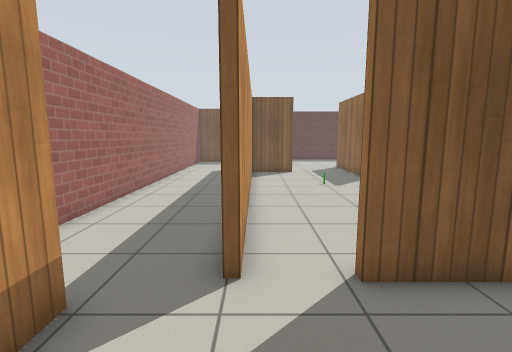
View 1 (above)

16 first-person views from a walk through a Gazebo world. The camera is 1.2 m above the floor, tilts 8° down and sees 85° across. The floor is counted in squares, 0.5 m on a side. Each view is taken from the middle of a square. On the plan, view 1 faces up. The plan holds only what a view shows up to about 18 squares ahead; the rest is blank. Robots are left out. Gazebo's built-in surfaces are drawn with simple patterns.

View 2
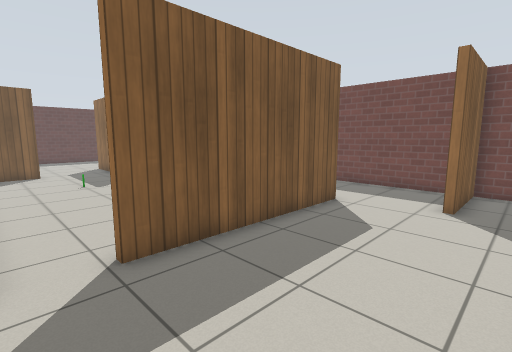

View 3
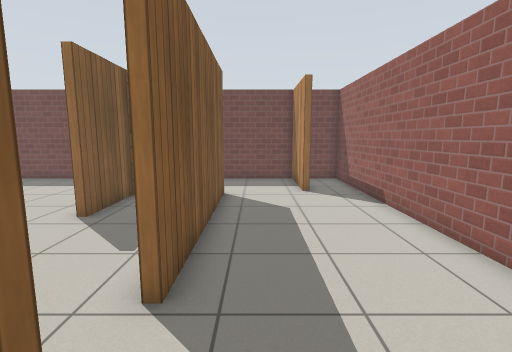

View 4
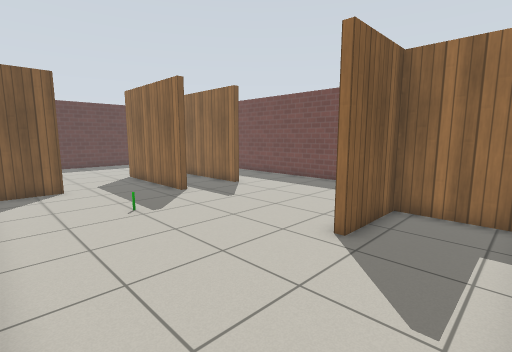

View 5
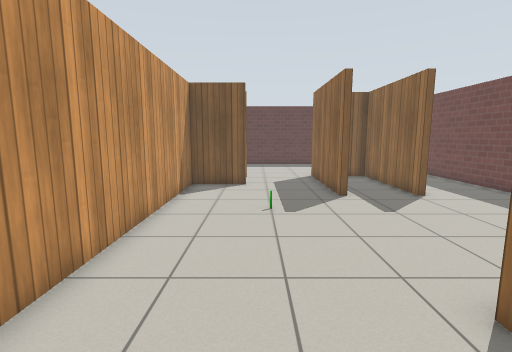

View 6
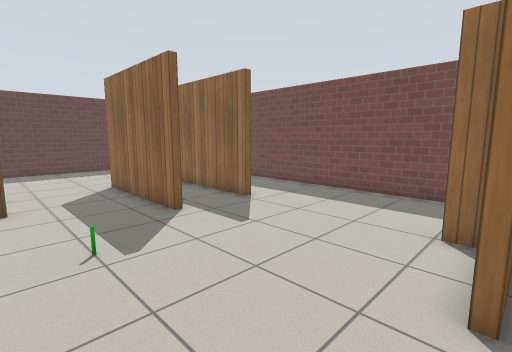

View 7
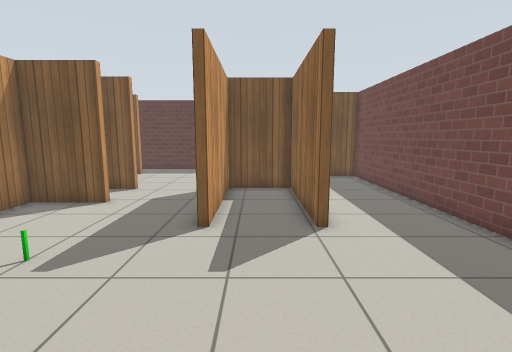

View 8
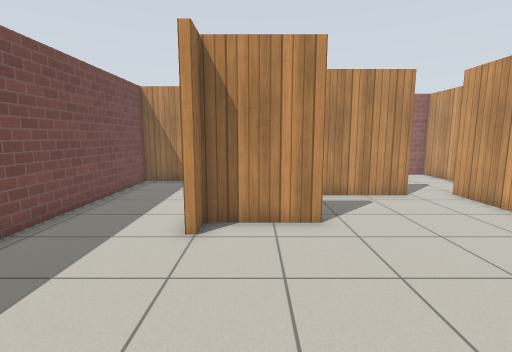

View 9
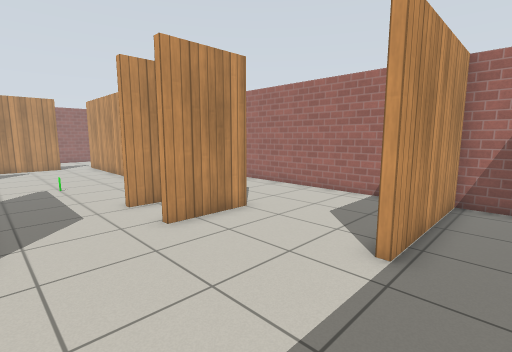

View 10
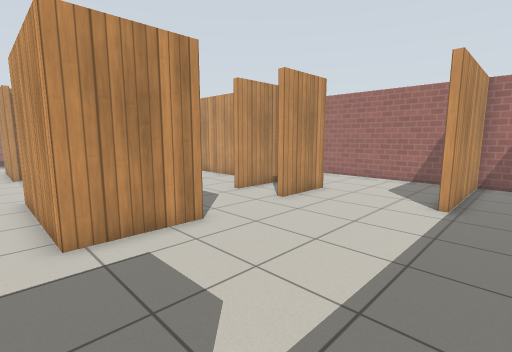

View 11
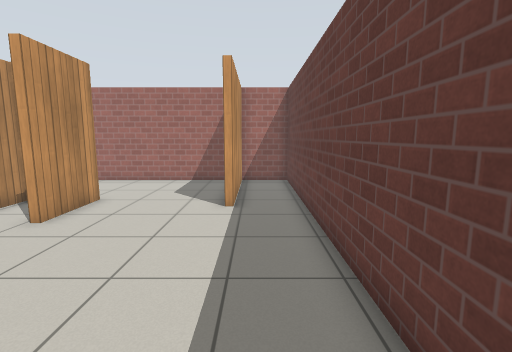

View 12
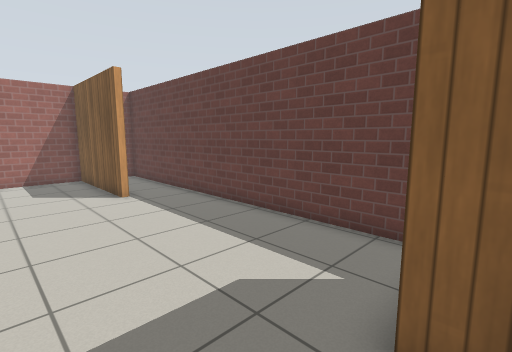

View 13
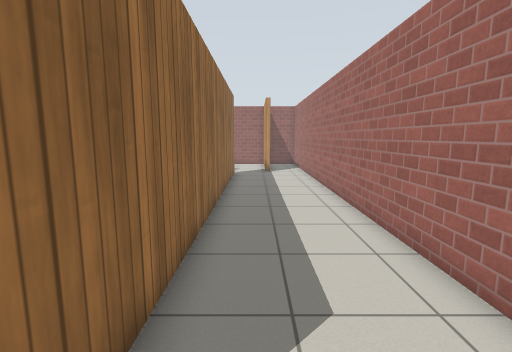

View 14
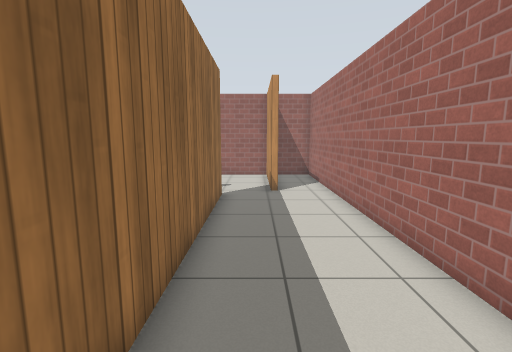

View 15
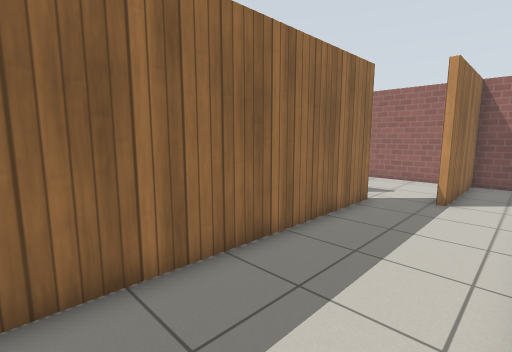

View 16
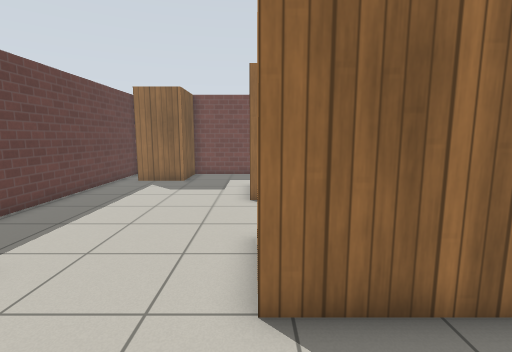

### Floor plan
Points are (right, up) in squares from view 1. A wall is a line through its corners. A room is listed if a view was taken in it or the views show most of it. See-through windows are left out.
Room 1 (views 1, 2, 3, 4)
walls: (-0.3, 5.4) (-0.3, 4.4); (9.9, 4.4) (1.8, 4.4); (-2.7, 3.8) (-2.7, -1.7) (14, -1.7) (14, 0.6) (10.3, 0.6) (10.3, 0.9) (11.5, 0.9)
ways out: opening at (0.5, 4.5) to room 2; opening at (10, 2.3) to room 2; opening at (-2, 4) to room 4
Room 2 (views 5, 6, 7, 8)
walls: (9.7, 9.4) (9.7, 4.6); (6.4, 16.1) (6.4, 18.5); (9.6, 16.1) (9.6, 21.9) (6.7, 21.9) (6.7, 16.1); (9.5, 5.2) (9.5, 8.1) (6.2, 8.1) (6.2, 8.4) (9.5, 8.4) (9.5, 9.4); (2.5, 19) (-0.3, 19) (-0.3, 5.4); (1.8, 4.4) (1.8, 4.7) (5.2, 4.7); (9.9, 22.2) (9.9, 16.1); (11.5, 0.9) (14, 0.9) (14, 22.5)
ways out: opening at (0.5, 4.5) to room 1; opening at (10, 2.3) to room 1; opening at (12, 22) to room 3; opening at (4, 19) to room 5
objects: green post (3, 14)
Room 3 (views 9, 10, 11, 12)
walls: (6.4, 22.2) (9.9, 22.2); (0.6, 22) (2.5, 22); (11.6, 29.7) (-5.4, 29.7) (-5.4, 27.2) (0.6, 27.2); (14, 22.5) (14, 26) (11.1, 26) (11.1, 28.5)
ways out: opening at (12, 22) to room 2; opening at (-0.5, 24.5) to room 4; opening at (4, 22) to room 5; opening at (11, 29)
Room 4 (views 13, 14, 15, 16)
walls: (-0.6, 4.4) (-0.6, 22) (0.6, 22); (0.6, 26.9) (-5.4, 26.9) (-5.4, -1.7) (-3, -1.7) (-3, 3.8)
ways out: opening at (-2, 4) to room 1; opening at (-0.5, 24.5) to room 3
Room 5 (no view inside)
walls: (2.5, 21.7) (1.1, 21.7); (-0.4, 19.3) (2.5, 19.3); (6.4, 18.5) (6.4, 22.2)
ways out: opening at (4, 19) to room 2; opening at (4, 22) to room 3

Positions as (right, up) in squares from view 1, and headings:
1: (0, 0), facing up
2: (0, -1), facing up-right
3: (-2, 3), facing right
4: (0, 5), facing up-right
5: (3, 5), facing up
6: (2, 8), facing up-right
7: (8, 9), facing up
8: (8, 16), facing down
9: (6, 29), facing down-left
10: (11, 29), facing down-left
11: (10, 28), facing left
12: (12, 23), facing up-left
13: (-2, 23), facing down
14: (-2, 16), facing down
15: (-5, 15), facing down-right
16: (-4, 22), facing right
